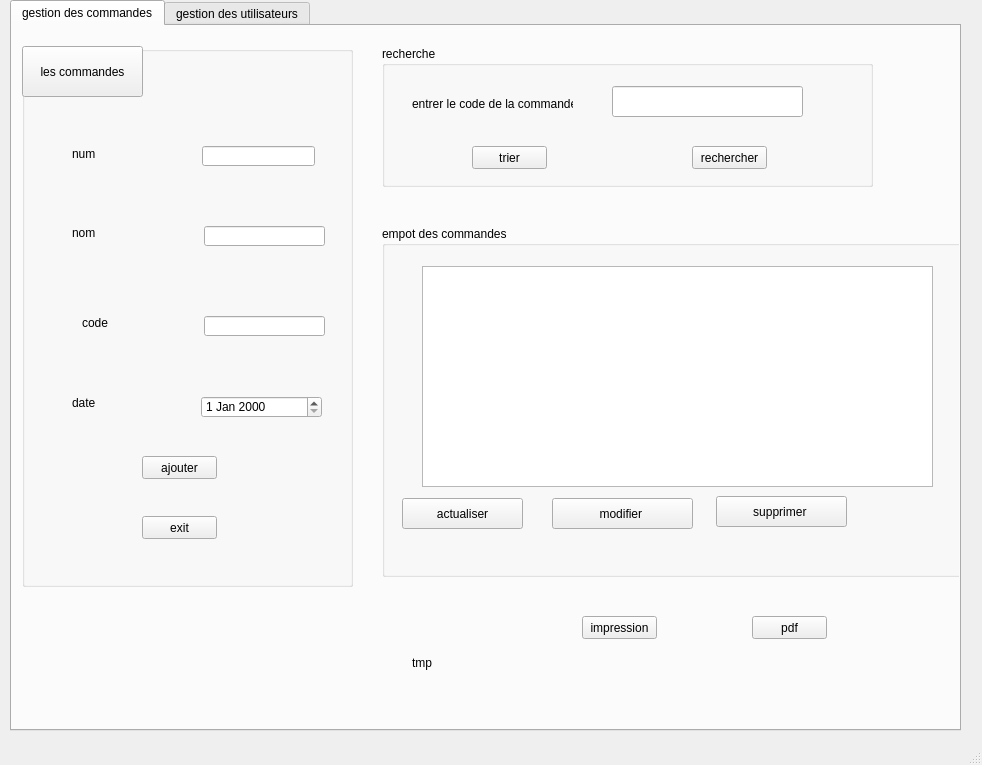
<?xml version="1.0" encoding="UTF-8"?>
<ui version="4.0">
 <class>MainWindow</class>
 <widget class="QMainWindow" name="MainWindow">
  <property name="geometry">
   <rect>
    <x>0</x>
    <y>0</y>
    <width>982</width>
    <height>765</height>
   </rect>
  </property>
  <property name="windowTitle">
   <string>MainWindow</string>
  </property>
  <widget class="QWidget" name="centralwidget">
   <widget class="QTabWidget" name="tabWidget">
    <property name="geometry">
     <rect>
      <x>10</x>
      <y>0</y>
      <width>951</width>
      <height>731</height>
     </rect>
    </property>
    <property name="currentIndex">
     <number>0</number>
    </property>
    <widget class="QWidget" name="tab_2">
     <attribute name="title">
      <string>gestion des commandes</string>
     </attribute>
     <widget class="QGroupBox" name="groupBox">
      <property name="geometry">
       <rect>
        <x>10</x>
        <y>20</y>
        <width>331</width>
        <height>541</height>
       </rect>
      </property>
      <property name="title">
       <string/>
      </property>
      <widget class="QLineEdit" name="lineEdit">
       <property name="geometry">
        <rect>
         <x>180</x>
         <y>100</y>
         <width>113</width>
         <height>20</height>
        </rect>
       </property>
      </widget>
      <widget class="QLineEdit" name="lineEdit_2">
       <property name="geometry">
        <rect>
         <x>182</x>
         <y>180</y>
         <width>121</width>
         <height>20</height>
        </rect>
       </property>
      </widget>
      <widget class="QLineEdit" name="lineEdit_3">
       <property name="geometry">
        <rect>
         <x>182</x>
         <y>270</y>
         <width>121</width>
         <height>20</height>
        </rect>
       </property>
      </widget>
      <widget class="QLabel" name="label">
       <property name="geometry">
        <rect>
         <x>50</x>
         <y>100</y>
         <width>47</width>
         <height>16</height>
        </rect>
       </property>
       <property name="text">
        <string>num</string>
       </property>
      </widget>
      <widget class="QLabel" name="label_30">
       <property name="geometry">
        <rect>
         <x>50</x>
         <y>180</y>
         <width>47</width>
         <height>14</height>
        </rect>
       </property>
       <property name="text">
        <string>nom</string>
       </property>
      </widget>
      <widget class="QLabel" name="label_3">
       <property name="geometry">
        <rect>
         <x>60</x>
         <y>270</y>
         <width>47</width>
         <height>14</height>
        </rect>
       </property>
       <property name="text">
        <string>code</string>
       </property>
      </widget>
      <widget class="QLabel" name="label_4">
       <property name="geometry">
        <rect>
         <x>50</x>
         <y>350</y>
         <width>47</width>
         <height>14</height>
        </rect>
       </property>
       <property name="text">
        <string>date</string>
       </property>
      </widget>
      <widget class="QPushButton" name="pushButton">
       <property name="geometry">
        <rect>
         <x>120</x>
         <y>410</y>
         <width>75</width>
         <height>23</height>
        </rect>
       </property>
       <property name="text">
        <string>ajouter</string>
       </property>
      </widget>
      <widget class="QPushButton" name="pushButton_2">
       <property name="geometry">
        <rect>
         <x>120</x>
         <y>470</y>
         <width>75</width>
         <height>23</height>
        </rect>
       </property>
       <property name="text">
        <string>exit</string>
       </property>
      </widget>
      <widget class="QDateEdit" name="lineEdit_4">
       <property name="geometry">
        <rect>
         <x>179</x>
         <y>350</y>
         <width>121</width>
         <height>22</height>
        </rect>
       </property>
      </widget>
      <widget class="QLabel" name="label_9">
       <property name="geometry">
        <rect>
         <x>-10</x>
         <y>-40</y>
         <width>961</width>
         <height>721</height>
        </rect>
       </property>
       <property name="text">
        <string/>
       </property>
      </widget>
      <widget class="QPushButton" name="pushButton_7">
       <property name="geometry">
        <rect>
         <x>0</x>
         <y>0</y>
         <width>121</width>
         <height>51</height>
        </rect>
       </property>
       <property name="text">
        <string>les commandes</string>
       </property>
      </widget>
      <zorder>label_9</zorder>
      <zorder>lineEdit</zorder>
      <zorder>lineEdit_2</zorder>
      <zorder>lineEdit_3</zorder>
      <zorder>label</zorder>
      <zorder>label_30</zorder>
      <zorder>label_3</zorder>
      <zorder>label_4</zorder>
      <zorder>pushButton</zorder>
      <zorder>pushButton_2</zorder>
      <zorder>lineEdit_4</zorder>
      <zorder>pushButton_7</zorder>
     </widget>
     <widget class="QGroupBox" name="groupBox_2">
      <property name="geometry">
       <rect>
        <x>370</x>
        <y>20</y>
        <width>491</width>
        <height>141</height>
       </rect>
      </property>
      <property name="title">
       <string>recherche </string>
      </property>
      <widget class="QLineEdit" name="lineEdit_5">
       <property name="geometry">
        <rect>
         <x>230</x>
         <y>40</y>
         <width>191</width>
         <height>31</height>
        </rect>
       </property>
      </widget>
      <widget class="QLabel" name="label_5">
       <property name="geometry">
        <rect>
         <x>30</x>
         <y>50</y>
         <width>161</width>
         <height>16</height>
        </rect>
       </property>
       <property name="text">
        <string>entrer le code de la commande</string>
       </property>
      </widget>
      <widget class="QPushButton" name="pushButton_9">
       <property name="geometry">
        <rect>
         <x>310</x>
         <y>100</y>
         <width>75</width>
         <height>23</height>
        </rect>
       </property>
       <property name="text">
        <string>rechercher</string>
       </property>
      </widget>
      <widget class="QPushButton" name="pushButton_10">
       <property name="geometry">
        <rect>
         <x>90</x>
         <y>100</y>
         <width>75</width>
         <height>23</height>
        </rect>
       </property>
       <property name="text">
        <string>trier</string>
       </property>
      </widget>
     </widget>
     <widget class="QGroupBox" name="groupBox_3">
      <property name="geometry">
       <rect>
        <x>370</x>
        <y>200</y>
        <width>591</width>
        <height>351</height>
       </rect>
      </property>
      <property name="title">
       <string>empot des commandes</string>
      </property>
      <widget class="QPushButton" name="pushButton_3">
       <property name="geometry">
        <rect>
         <x>20</x>
         <y>272</y>
         <width>121</width>
         <height>31</height>
        </rect>
       </property>
       <property name="text">
        <string>actualiser</string>
       </property>
      </widget>
      <widget class="QPushButton" name="pushButton_4">
       <property name="geometry">
        <rect>
         <x>170</x>
         <y>272</y>
         <width>141</width>
         <height>31</height>
        </rect>
       </property>
       <property name="text">
        <string>modifier </string>
       </property>
      </widget>
      <widget class="QPushButton" name="pushButton_5">
       <property name="geometry">
        <rect>
         <x>334</x>
         <y>270</y>
         <width>131</width>
         <height>31</height>
        </rect>
       </property>
       <property name="text">
        <string>supprimer </string>
       </property>
      </widget>
      <widget class="QTableView" name="tableView">
       <property name="geometry">
        <rect>
         <x>40</x>
         <y>40</y>
         <width>511</width>
         <height>221</height>
        </rect>
       </property>
      </widget>
     </widget>
     <widget class="QPushButton" name="pushButton_6">
      <property name="geometry">
       <rect>
        <x>570</x>
        <y>590</y>
        <width>75</width>
        <height>23</height>
       </rect>
      </property>
      <property name="text">
       <string>impression</string>
      </property>
     </widget>
     <widget class="QPushButton" name="pushButton_8">
      <property name="geometry">
       <rect>
        <x>740</x>
        <y>590</y>
        <width>75</width>
        <height>23</height>
       </rect>
      </property>
      <property name="text">
       <string>pdf</string>
      </property>
     </widget>
     <widget class="QLabel" name="label_10">
      <property name="geometry">
       <rect>
        <x>0</x>
        <y>0</y>
        <width>941</width>
        <height>691</height>
       </rect>
      </property>
      <property name="text">
       <string/>
      </property>
     </widget>
     <widget class="QLabel" name="label_2">
      <property name="geometry">
       <rect>
        <x>400</x>
        <y>630</y>
        <width>47</width>
        <height>14</height>
       </rect>
      </property>
      <property name="text">
       <string>tmp</string>
      </property>
     </widget>
     <zorder>label_10</zorder>
     <zorder>groupBox</zorder>
     <zorder>groupBox_2</zorder>
     <zorder>groupBox_3</zorder>
     <zorder>pushButton_6</zorder>
     <zorder>pushButton_8</zorder>
     <zorder>label_2</zorder>
    </widget>
    <widget class="QWidget" name="tab">
     <attribute name="title">
      <string>gestion des utilisateurs</string>
     </attribute>
     <widget class="QGroupBox" name="groupBox_4">
      <property name="geometry">
       <rect>
        <x>10</x>
        <y>20</y>
        <width>401</width>
        <height>611</height>
       </rect>
      </property>
      <property name="title">
       <string/>
      </property>
      <widget class="QPushButton" name="pushButton_11">
       <property name="geometry">
        <rect>
         <x>100</x>
         <y>50</y>
         <width>171</width>
         <height>31</height>
        </rect>
       </property>
       <property name="text">
        <string>ajouter un utilisateur</string>
       </property>
      </widget>
      <widget class="QPushButton" name="pushButton_12">
       <property name="geometry">
        <rect>
         <x>100</x>
         <y>132</y>
         <width>171</width>
         <height>31</height>
        </rect>
       </property>
       <property name="text">
        <string>modifier un utilisateur</string>
       </property>
      </widget>
      <widget class="QPushButton" name="pushButton_13">
       <property name="geometry">
        <rect>
         <x>100</x>
         <y>460</y>
         <width>151</width>
         <height>31</height>
        </rect>
       </property>
       <property name="text">
        <string>afficher un utilisateur</string>
       </property>
      </widget>
      <widget class="QPushButton" name="pushButton_14">
       <property name="geometry">
        <rect>
         <x>100</x>
         <y>530</y>
         <width>151</width>
         <height>31</height>
        </rect>
       </property>
       <property name="text">
        <string>supprimer un utilisateur</string>
       </property>
      </widget>
      <widget class="QLabel" name="label_6">
       <property name="geometry">
        <rect>
         <x>30</x>
         <y>210</y>
         <width>47</width>
         <height>14</height>
        </rect>
       </property>
       <property name="text">
        <string>login</string>
       </property>
      </widget>
      <widget class="QLabel" name="label_7">
       <property name="geometry">
        <rect>
         <x>30</x>
         <y>260</y>
         <width>47</width>
         <height>14</height>
        </rect>
       </property>
       <property name="text">
        <string>type</string>
       </property>
      </widget>
      <widget class="QLabel" name="label_8">
       <property name="geometry">
        <rect>
         <x>20</x>
         <y>320</y>
         <width>71</width>
         <height>20</height>
        </rect>
       </property>
       <property name="text">
        <string>mot de passe </string>
       </property>
      </widget>
      <widget class="QLineEdit" name="lineEdit_6">
       <property name="geometry">
        <rect>
         <x>130</x>
         <y>210</y>
         <width>113</width>
         <height>20</height>
        </rect>
       </property>
      </widget>
      <widget class="QLineEdit" name="lineEdit_8">
       <property name="geometry">
        <rect>
         <x>130</x>
         <y>320</y>
         <width>113</width>
         <height>20</height>
        </rect>
       </property>
      </widget>
      <widget class="QComboBox" name="comboBox">
       <property name="geometry">
        <rect>
         <x>131</x>
         <y>260</y>
         <width>111</width>
         <height>22</height>
        </rect>
       </property>
       <item>
        <property name="text">
         <string>medecin</string>
        </property>
       </item>
       <item>
        <property name="text">
         <string>secretaire</string>
        </property>
       </item>
      </widget>
      <widget class="QPushButton" name="pushButton_16">
       <property name="geometry">
        <rect>
         <x>0</x>
         <y>0</y>
         <width>131</width>
         <height>31</height>
        </rect>
       </property>
       <property name="text">
        <string>les utilisateurs</string>
       </property>
      </widget>
     </widget>
     <widget class="QGroupBox" name="groupBox_5">
      <property name="geometry">
       <rect>
        <x>430</x>
        <y>20</y>
        <width>491</width>
        <height>671</height>
       </rect>
      </property>
      <property name="title">
       <string/>
      </property>
      <widget class="QTableView" name="tableView_2">
       <property name="geometry">
        <rect>
         <x>20</x>
         <y>100</y>
         <width>461</width>
         <height>211</height>
        </rect>
       </property>
      </widget>
      <widget class="QPushButton" name="pushButton_15">
       <property name="geometry">
        <rect>
         <x>170</x>
         <y>330</y>
         <width>141</width>
         <height>41</height>
        </rect>
       </property>
       <property name="text">
        <string>statistiques des utilisateurs</string>
       </property>
      </widget>
      <widget class="QPushButton" name="pushButton_17">
       <property name="geometry">
        <rect>
         <x>0</x>
         <y>0</y>
         <width>161</width>
         <height>31</height>
        </rect>
       </property>
       <property name="text">
        <string>empot des utilisateurs</string>
       </property>
      </widget>
      <widget class="QPushButton" name="pushButton_18">
       <property name="geometry">
        <rect>
         <x>170</x>
         <y>470</y>
         <width>151</width>
         <height>31</height>
        </rect>
       </property>
       <property name="text">
        <string>exporter en excel</string>
       </property>
      </widget>
     </widget>
     <widget class="QLabel" name="label_11">
      <property name="geometry">
       <rect>
        <x>0</x>
        <y>-20</y>
        <width>961</width>
        <height>721</height>
       </rect>
      </property>
      <property name="text">
       <string/>
      </property>
     </widget>
     <zorder>label_11</zorder>
     <zorder>groupBox_4</zorder>
     <zorder>groupBox_5</zorder>
    </widget>
   </widget>
  </widget>
  <widget class="QMenuBar" name="menubar">
   <property name="geometry">
    <rect>
     <x>0</x>
     <y>0</y>
     <width>982</width>
     <height>22</height>
    </rect>
   </property>
  </widget>
  <widget class="QStatusBar" name="statusbar"/>
 </widget>
 <resources/>
 <connections/>
</ui>
